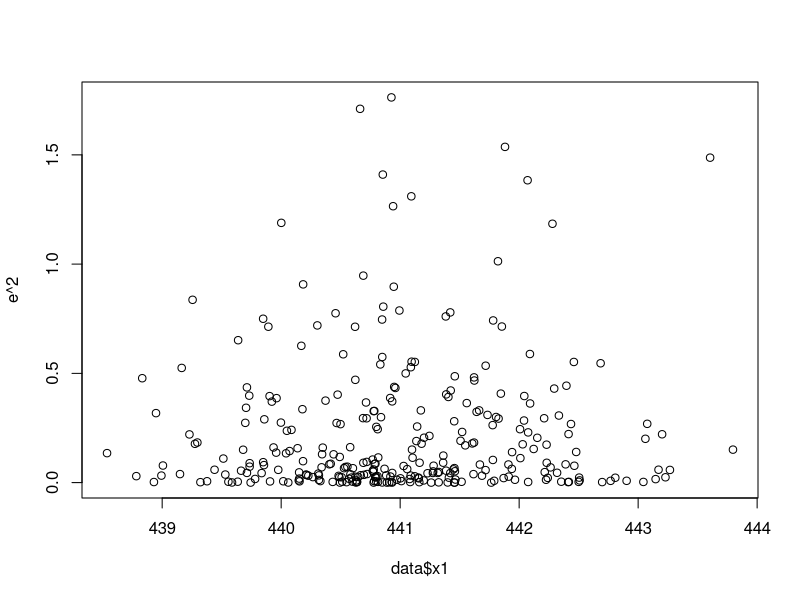
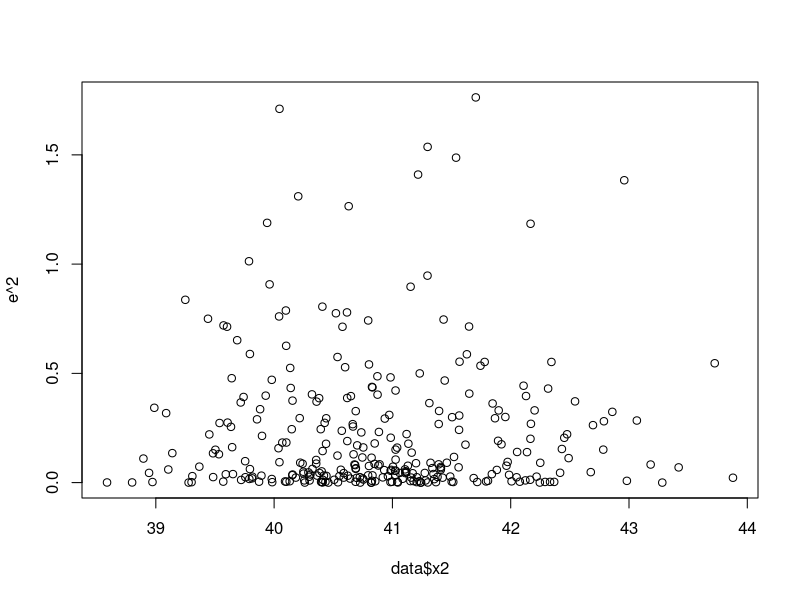
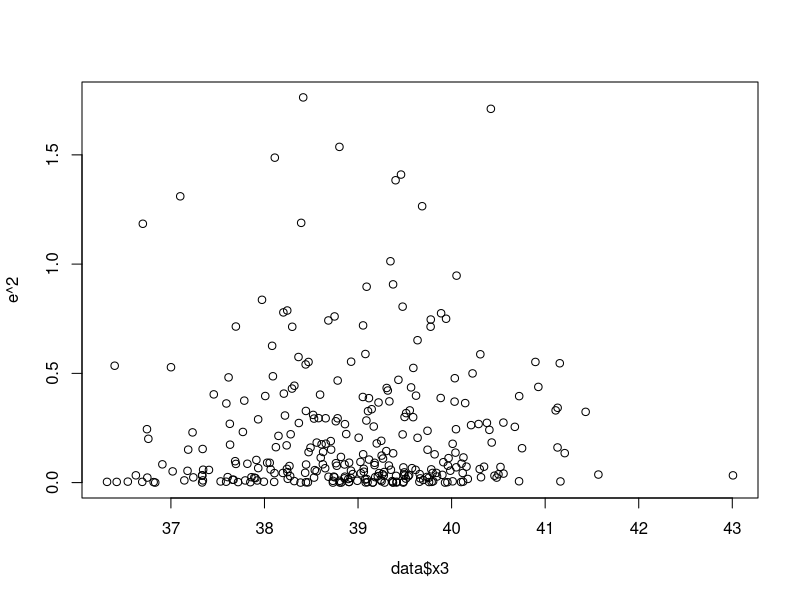

The R source for these figures, in order:
library(lmtest)
library(zoo)

setwd('C:/Users/Parazitik/PycharmProjects/R')
data <- read.table('Telitsyn.txt',  header=TRUE)

y <- data$y
x1 <- data$x1
x2 <- data$x2
x3 <- data$x3

m <- lm(y ~ x1, data = data)
sm <- summary(m);sm
A <- (sum(abs(sm$residuals/y))/length(y))*100;A

gq <- gqtest(m, order.by= ~y, fraction=0, data=data);gq

bp <- bptest(m, data=data);bp

dw <- dwtest(m);dw

bg <- bgtest(m, order = 1);bg
bgF <- bgtest(m, order = 1, type = "F");bgF

m<-lm(y ~ x1 + x2 + x3, data = data);m
sm<-summary(m);sm
A1 <- (sum(abs(sm$residuals/y))/length(y))*100

print(sm$sigma)
print(sm$r.squared)
print(sm$fstatistic)
print(A1)

sm <- summary(m);sm
e <- sm$residuals;e

gq <- gqtest(m, order.by= ~y, fraction=0, data=data);gq

bp <- bptest(m, data=data);bp

dw <- dwtest(m);dw

bg <- bgtest(m, order = 1);bg
bgF <- bgtest(m, order = 1, type = "F");bgF

plot(data$x1, e^2)
plot(data$x2, e^2)
plot(data$x3, e^2)
